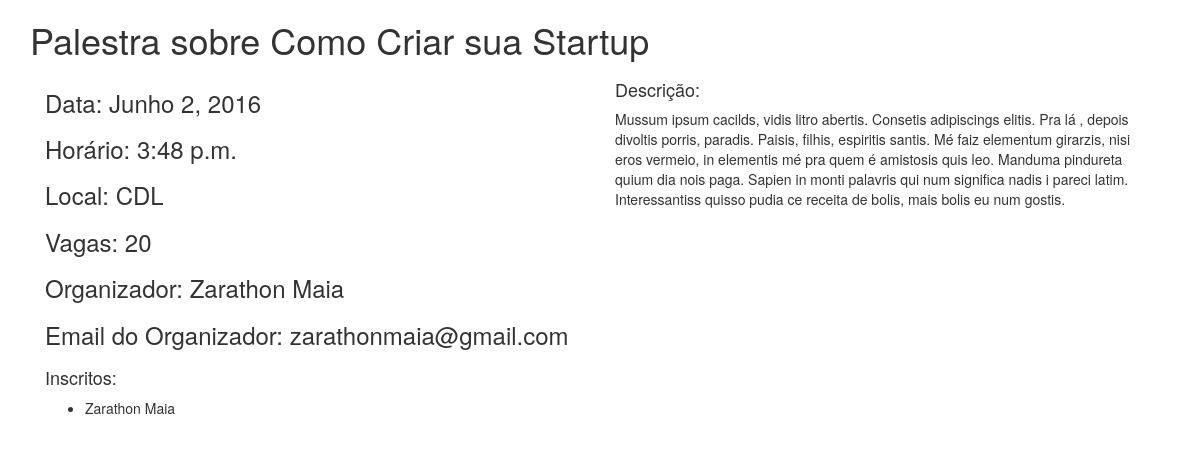
/evento/mostrar/2, run on the app's committed database.
### evento/models.py (models this page shows, shortened)
@python_2_unicode_compatible
class Evento(models.Model):
    nome = models.CharField(max_length=200)
    data = models.DateField()
    local = models.CharField(max_length=200)
    descricao = models.TextField(blank=True)
    horario = models.TimeField()
    vagas = models.PositiveIntegerField()
    organizador = models.CharField(max_length=200)
    email_organizador = models.EmailField()

class Inscricao(models.Model):
    evento = models.ForeignKey(Evento, on_delete=models.SET_NULL, null=True)
    usuario = models.ForeignKey(Usuario, on_delete=models.SET_NULL, null=True)

@python_2_unicode_compatible
class Usuario(models.Model):
    nome = models.CharField(max_length=200)
    email = models.EmailField(unique=True)
    cpf = models.CharField(max_length=200, unique=True, null=True, blank=True)
    genero = models.CharField(max_length=200, choices=GENERO_CHOICES, null=True, blank=True)
    telefone = models.CharField(max_length=200, null=True, blank=True)
    idade = models.PositiveIntegerField(null=True, blank=True)
    cidade = models.CharField(max_length=200, null=True, blank=True)
    estado = models.CharField(max_length=200, choices=ESTADOS_CHOICES,null=True, blank=True)

### evento/views.py (the view)
# urls.py: url(r'^mostrar/(?P<id>[0-9]+)$', views.mostrar_evento, name='mostrar_evento'),
def mostrar_evento(request, id):
    evento = get_object_or_404(Evento, id=id)
    return render(request, 'evento/mostrarEvento.html', {'evento': evento})

### evento/templates/evento/mostrarEvento.html (shortened to what this page needs)
{% load staticfiles %}
<!DOCTYPE html>
<html>
  <head>
    <link href="{% static 'evento/css/bootstrap.min.css' %}" rel="stylesheet">
  </head>
  <body>
    <div class="container">
        <h1>{{evento.nome}}</h1>
      <div class="col-md-6">
        <h3>Data: {{evento.data}}</h3>
        <h3>Horário: {{evento.horario}}</h3>
        <h3>Local: {{evento.local}}</h3>
        <h3>Vagas: {{evento.vagas}}</h3>
        <h3>Organizador: {{evento.organizador}}</h3>
        <h3>Email do Organizador: {{evento.email_organizador}}</h3>
      </div>
      <div class="col-md-6">
        <h4>Descrição:</h4>
        <p>
          {{evento.descricao}}
        </p>
      </div>
      <div class="col-md-12">
        <h4>Inscritos:</h4>
        <ul>
          {% for i in evento.inscricao_set.all %}
            <li>{{i.usuario.nome}}</li>
          {% endfor %}
        </ul>
      </div>
    </div>
  </body>
</html>

### data on the page
Evento: nome "Palestra sobre Como Criar sua Startup", data "Junho 2, 2016", horario "3:48 p.m.", local "CDL", vagas "20", organizador "Zarathon Maia", email_organizador "zarathonmaia@gmail.com", descricao "Mussum ipsum cacilds, vidis litro abertis. Consetis adipiscings elitis. Pra lá , depois divoltis porris, paradis. Paisis, filhis, espiritis santis. Mé faiz elementum girarzis, nisi eros vermeio, in elementis mé pra quem é amistosis quis leo. Manduma pindureta quium dia nois paga. Sapien in monti palavris qui num significa nadis i pareci latim. Interessantiss quisso pudia ce receita de bolis, mais bolis eu num gostis."
Inscricao: usuario.nome "Zarathon Maia"
